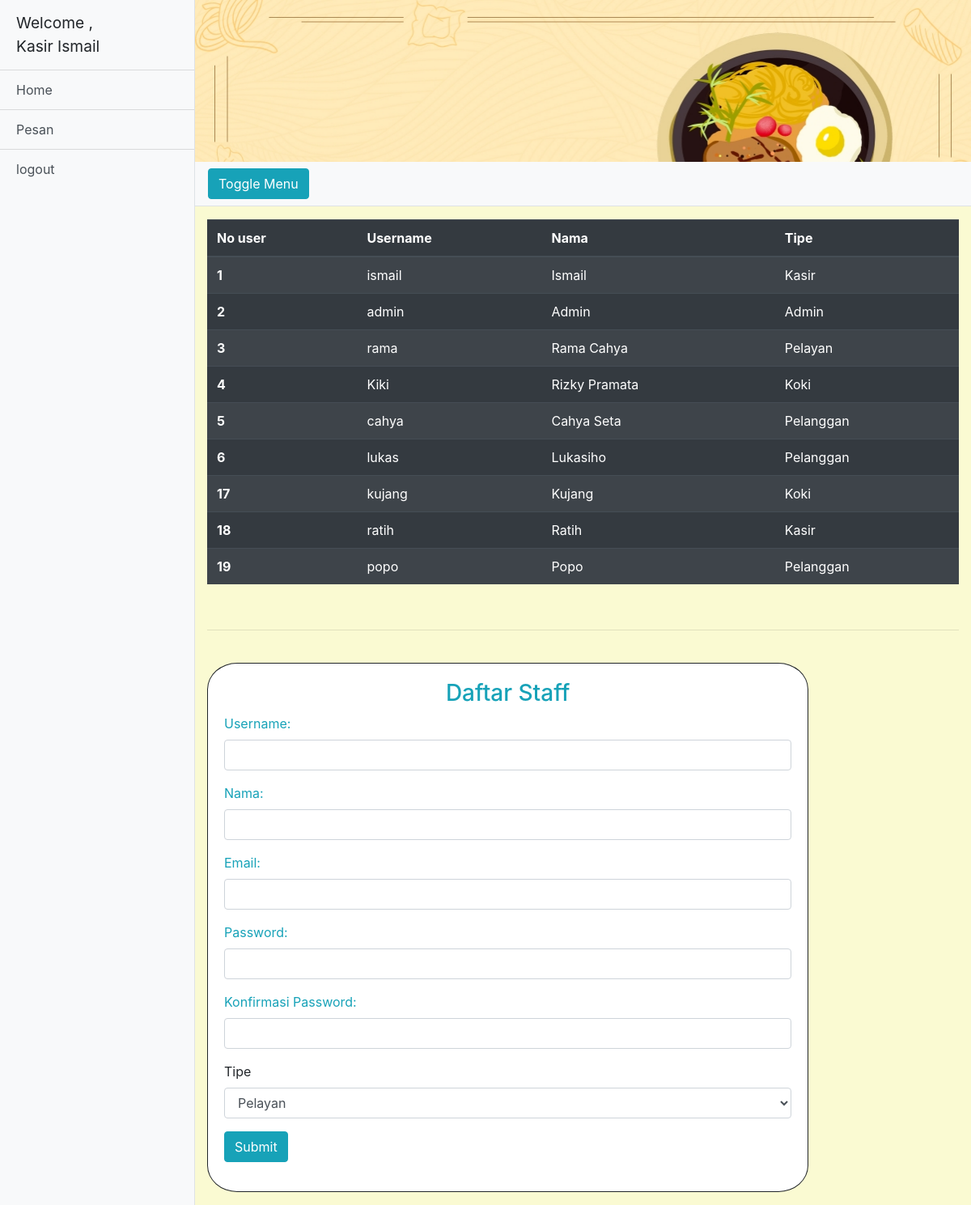
Screenshot of /halamanStaff.php (signed in) with the database file from the repository.
### tables this page shows
CREATE TABLE `user` (
  `id_user` int(11) NOT NULL,
  `username` varchar(50) NOT NULL,
  `password` varchar(99) NOT NULL,
  `nama` varchar(50) NOT NULL,
  `email` varchar(99) NOT NULL,
  `tipe` varchar(20) NOT NULL
);

### functions.php (called while the page is built)
<?php
include "koneksi.php";
 function query($query){
    global $db;
    $lemari = [];
    $theQuery = mysqli_query($db,$query);
    while($rak = mysqli_fetch_assoc($theQuery)){
        $lemari[] = $rak;
    }
    return $lemari;
 }

### halamanStaff.php (the view, shortened to what this page needs)
<?php
	include "koneksi.php";
	include "functions.php";
    $boxUser = query("SELECT * FROM user");
 ?>
<!DOCTYPE html>
<html lang="en">
<head>
	 <link href="vendor/bootstrap/css/bootstrap.min.css" rel="stylesheet">
	<link rel="stylesheet" href="assets/styles/style.css">
	<link rel="stylesheet" href="assets/styles/sidebar.css">
</head>
<body>
<div class="d-flex" id="wrapper">
    <div class="bg-light border-right" id="sidebar-wrapper">
      <div class="sidebar-heading">Welcome ,<br> <?= $_SESSION['tipe'] ?> <?= $_SESSION['nama']  ?> </div>
      <div class="list-group list-group-flush">
        <a href="index.php" class="list-group-item list-group-item-action bg-light linkHome">Home</a>
        <a href="menu.php" class="list-group-item list-group-item-action bg-light linkPesan">Pesan</a>
		<a href="logout.php" class="list-group-item list-group-item-action bg-light">logout</a>
	</div>
    </div>
    <div id="page-content-wrapper">
		<div class="container-fluid banner"></div>
		<nav class="navbar navbar-expand-lg navbar-light bg-light border-bottom">
			<button class="btn btn-info" id="menu-toggle">Toggle Menu</button>
		</nav>
		<div class="container-fluid mt-3">
        <table class="table table-striped table-dark">
        <thead>
            <tr>
            <th scope="col">No user</th>
            <th scope="col">Username</th>
            <th scope="col">Nama</th>
            <th scope="col">Tipe</th>
            </tr>
        </thead>
        <tbody>
            <?php foreach ($boxUser as $user):  ?>
            <tr>
            <th scope="row"><?= $user['id_user']; ?></th>
            <td><?= $user['username']; ?></td>
            <td><?= $user['nama']; ?></td>
            <td><?= $user['tipe']; ?></td>
            </tr>
            <?php endforeach; ?>
        </tbody>
        </table>
        <br>
        <hr>
        <br>
        <form id="login-form" class="form" action="proses-daftar-staff.php" method="post">
            <h3 class="text-center text-info">Daftar Staff</h3>
            <div class="form-group">
                <label for="username" class="text-info">Username:</label><br>
                <input type="text" name="username" id="username" class="form-control" required>
            </div>
            <div class="form-group">
                <label for="nama" class="text-info">Nama:</label><br>
                <input type="text"  name="nama" id="nama" class="form-control" required>
            </div>
            <div class="form-group">
                <label for="email" class="text-info">Email:</label><br>
                <input type="email" name="email" id="email" class="form-control" required>
            </div>
            <div class="form-group">
                <label for="password" class="text-info">Password:</label><br>
                <input type="password" name="password" id="password" class="form-control" required>
            </div>
            <div class="form-group">
                <label for="kpassword" class="text-info"> Konfirmasi Password:</label><br>
                <input type="password"  name="kpassword" id="kpassword" class="form-control" required>
            </div>
            <div class="form-group">
                <label for="tipe">Tipe</label>
                <select name="tipe" class="form-control" id="tipe">
                <option value="Pelayan">Pelayan</option>
                </select>
            </div>
            <div class="form-group">
                <button type="submit" name="submit" class="btn btn-info btn-md">Submit</button>
            </div>
        </form>
		</div>
	</div>
</div>
</body>
</html>

### assets/styles/style.css (style rules this page uses)
body { overflow-x: hidden; background-color: lightgoldenrodyellow; }
.banner { width: 100%; background-image: url("./../image/gambar.jpg"); height: 25vh; background-size: cover; }
td { padding: 0 70px; }

### assets/styles/sidebar.css (style rules this page uses)
#sidebar-wrapper { min-height: 100vh; margin-left: -15rem; -webkit-transition: margin .25s ease-out; -moz-transition: margin .25s ease-out; -o-transition: margin .25s ease-out; transition: margin .25s ease-out; }
#sidebar-wrapper .sidebar-heading { padding: 0.875rem 1.25rem; font-size: 1.2rem; }
#sidebar-wrapper .list-group { width: 15rem; }
#page-content-wrapper { min-width: 100vw; }
@media (min-width: 768px) { #sidebar-wrapper { margin-left: 0; } }
@media (min-width: 768px) { #page-content-wrapper { min-width: 0; width: 100%; } }

### halamanStaff.php (style rules this page uses)
.form { background-color: white; border: 1px solid; border-radius: 5%; padding: 20px; width: 80%; }

### rows the page displays
user: id_user "1", username "ismail", nama "Ismail", tipe "Kasir"
user: id_user "2", username "admin", nama "Admin", tipe "Admin"
user: id_user "3", username "rama", nama "Rama Cahya", tipe "Pelayan"
user: id_user "4", username "Kiki", nama "Rizky Pramata", tipe "Koki"
user: id_user "5", username "cahya", nama "Cahya Seta", tipe "Pelanggan"
user: id_user "6", username "lukas", nama "Lukasiho", tipe "Pelanggan"
user: id_user "17", username "kujang", nama "Kujang", tipe "Koki"
user: id_user "18", username "ratih", nama "Ratih", tipe "Kasir"
user: id_user "19", username "popo", nama "Popo", tipe "Pelanggan"

### other values shown
$_SESSION['tipe'] "Kasir"
$_SESSION['nama'] "Ismail"
